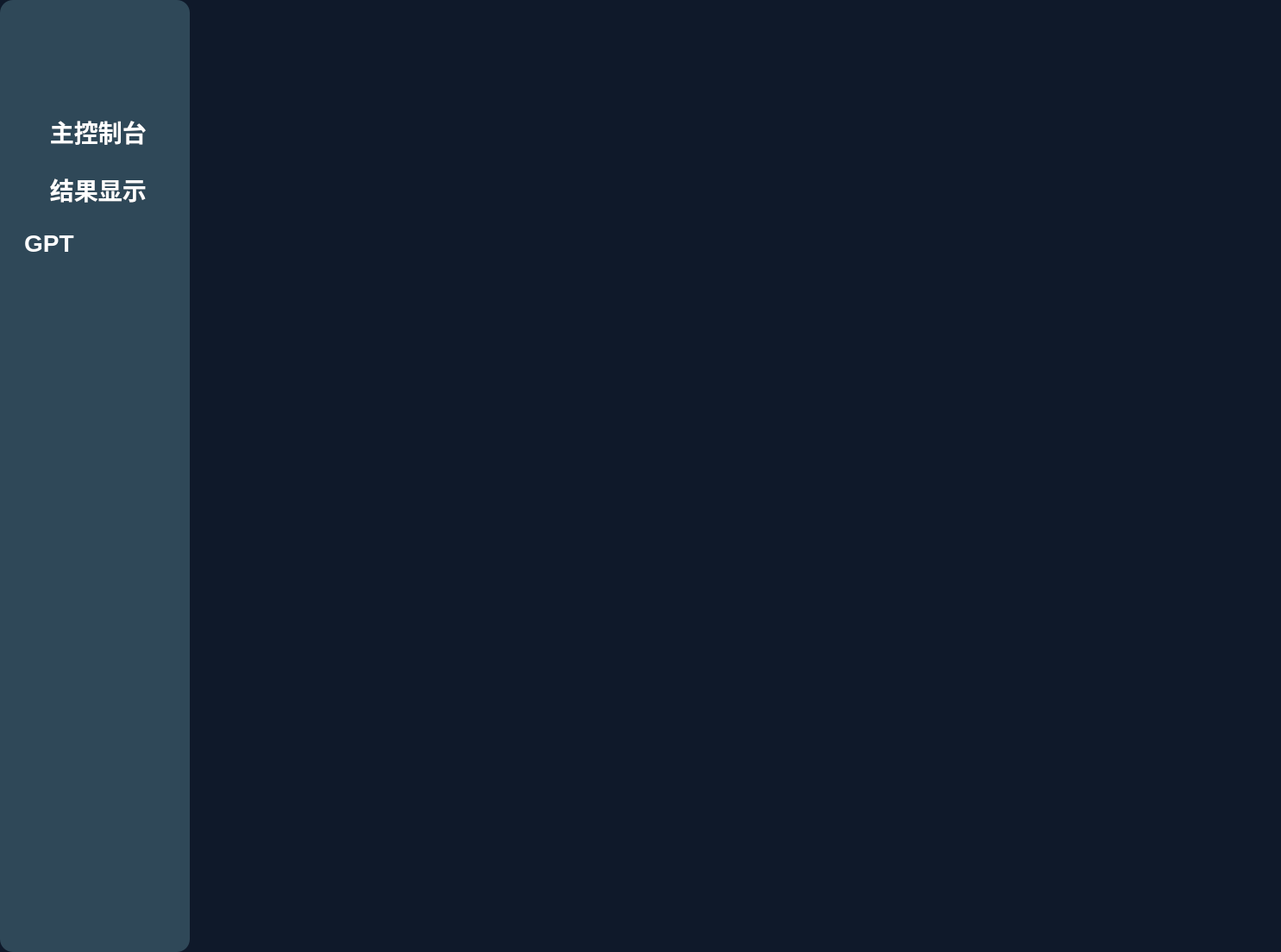
<?xml version="1.0" encoding="UTF-8"?>
<ui version="4.0">
 <class>ui_main</class>
 <widget class="QWidget" name="ui_main">
  <property name="geometry">
   <rect>
    <x>0</x>
    <y>0</y>
    <width>1485</width>
    <height>1104</height>
   </rect>
  </property>
  <property name="windowTitle">
   <string>Form</string>
  </property>
  <property name="styleSheet">
   <string notr="true">Qwidget{
  background:#0F192A;
  border-radius: 15px;  /* 设置圆角 */
}

#ui_main{
  background-color: #0F192A
}

QPushButton {
    background-color: transparent;  /* 按钮背景为较深的蓝色 */
	background: none;
	padding: 2px 5px;
	margin:0;
    color: white;  /* 按钮文字颜色为白色 */
    border: none;  /* 设置细白色边框，并带有一定透明度 */
    border-radius: 12px;  /* 圆角按钮 */
    padding: 10px 20px;  /* 设置按钮内边距，增加按钮的大小 */
    font-size: 16px;  /* 设置字体大小 */
    font-weight: bold;  /* 设置字体加粗 */
    transition: background-color 0.3s ease, transform 0.1s ease;  /* 按钮过渡效果 */
    font-family: &quot;宋体&quot;; 
    font-size: 28px;    /* 可以根据需要调整大小 */
    color: #fff;       /* 设置字体颜色为白色 */
    font-weight: bold;  /* 设置加粗 */
}

QPushButton:hover {
    background-color: #4A90E2;  /* 鼠标悬停时，按钮背景色变为亮蓝色 */
    transform: scale(1.05);  /* 悬停时按钮稍微放大 */
}

QPushButton:pressed {
    background-color: #2A3B4E;  /* 按钮被按下时背景色变为稍暗的蓝色 */
    transform: scale(0.95);  /* 按钮按下时稍微缩小 */
}


</string>
  </property>
  <layout class="QHBoxLayout" name="horizontalLayout_2">
   <property name="spacing">
    <number>0</number>
   </property>
   <property name="leftMargin">
    <number>0</number>
   </property>
   <property name="topMargin">
    <number>0</number>
   </property>
   <property name="rightMargin">
    <number>0</number>
   </property>
   <property name="bottomMargin">
    <number>0</number>
   </property>
   <item>
    <widget class="QWidget" name="centralwidget" native="true">
     <layout class="QHBoxLayout" name="horizontalLayout">
      <property name="spacing">
       <number>0</number>
      </property>
      <property name="leftMargin">
       <number>0</number>
      </property>
      <property name="topMargin">
       <number>0</number>
      </property>
      <property name="rightMargin">
       <number>0</number>
      </property>
      <property name="bottomMargin">
       <number>0</number>
      </property>
      <item>
       <widget class="QWidget" name="left_menu_cont_frame" native="true">
        <property name="sizePolicy">
         <sizepolicy hsizetype="Fixed" vsizetype="Fixed">
          <horstretch>0</horstretch>
          <verstretch>0</verstretch>
         </sizepolicy>
        </property>
        <property name="minimumSize">
         <size>
          <width>0</width>
          <height>0</height>
         </size>
        </property>
        <property name="maximumSize">
         <size>
          <width>220</width>
          <height>1505</height>
         </size>
        </property>
        <property name="styleSheet">
         <string notr="true">#left_menu_cont_frame{
  background:#2f4858;
  border-radius: 15px;  /* 设置圆角 */
}</string>
        </property>
        <layout class="QVBoxLayout" name="leftMenuContainer_2">
         <property name="spacing">
          <number>0</number>
         </property>
         <property name="leftMargin">
          <number>0</number>
         </property>
         <property name="topMargin">
          <number>0</number>
         </property>
         <property name="rightMargin">
          <number>0</number>
         </property>
         <property name="bottomMargin">
          <number>0</number>
         </property>
         <item alignment="Qt::AlignLeft|Qt::AlignTop">
          <widget class="QWidget" name="widget" native="true">
           <property name="sizePolicy">
            <sizepolicy hsizetype="Preferred" vsizetype="Preferred">
             <horstretch>0</horstretch>
             <verstretch>0</verstretch>
            </sizepolicy>
           </property>
           <property name="minimumSize">
            <size>
             <width>0</width>
             <height>80</height>
            </size>
           </property>
           <layout class="QVBoxLayout" name="verticalLayout_4">
            <property name="spacing">
             <number>0</number>
            </property>
            <property name="leftMargin">
             <number>0</number>
            </property>
            <property name="topMargin">
             <number>0</number>
            </property>
            <property name="rightMargin">
             <number>0</number>
            </property>
            <property name="bottomMargin">
             <number>0</number>
            </property>
            <item>
             <widget class="QPushButton" name="open_close_side_bar_btn">
              <property name="sizePolicy">
               <sizepolicy hsizetype="Preferred" vsizetype="Preferred">
                <horstretch>0</horstretch>
                <verstretch>0</verstretch>
               </sizepolicy>
              </property>
              <property name="minimumSize">
               <size>
                <width>0</width>
                <height>0</height>
               </size>
              </property>
              <property name="text">
               <string/>
              </property>
              <property name="icon">
               <iconset resource="../../2024-2025电创/代码/目前进度/icons/gpt.qrc">
                <normaloff>:/GPT/account_circle_24dp_FFFFFF_FILL0_wght400_GRAD0_opsz24.svg</normaloff>:/GPT/account_circle_24dp_FFFFFF_FILL0_wght400_GRAD0_opsz24.svg</iconset>
              </property>
              <property name="iconSize">
               <size>
                <width>48</width>
                <height>48</height>
               </size>
              </property>
             </widget>
            </item>
            <item>
             <spacer name="verticalSpacer_2">
              <property name="orientation">
               <enum>Qt::Vertical</enum>
              </property>
              <property name="sizeHint" stdset="0">
               <size>
                <width>20</width>
                <height>70</height>
               </size>
              </property>
             </spacer>
            </item>
           </layout>
          </widget>
         </item>
         <item alignment="Qt::AlignLeft">
          <widget class="QWidget" name="widget_3" native="true">
           <property name="minimumSize">
            <size>
             <width>220</width>
             <height>300</height>
            </size>
           </property>
           <layout class="QVBoxLayout" name="verticalLayout_3">
            <property name="spacing">
             <number>5</number>
            </property>
            <property name="leftMargin">
             <number>0</number>
            </property>
            <property name="topMargin">
             <number>0</number>
            </property>
            <property name="rightMargin">
             <number>0</number>
            </property>
            <property name="bottomMargin">
             <number>0</number>
            </property>
            <item>
             <widget class="QPushButton" name="pushButton_page1">
              <property name="text">
               <string> 主控制台</string>
              </property>
              <property name="icon">
               <iconset resource="../../2024-2025电创/代码/目前进度/icons/gpt.qrc">
                <normaloff>:/GPT/home_24dp_FFFFFF.svg</normaloff>:/GPT/home_24dp_FFFFFF.svg</iconset>
              </property>
              <property name="iconSize">
               <size>
                <width>48</width>
                <height>48</height>
               </size>
              </property>
              <property name="checkable">
               <bool>true</bool>
              </property>
              <property name="checked">
               <bool>true</bool>
              </property>
              <property name="autoRepeat">
               <bool>false</bool>
              </property>
              <property name="autoExclusive">
               <bool>true</bool>
              </property>
              <property name="default">
               <bool>true</bool>
              </property>
              <property name="flat">
               <bool>true</bool>
              </property>
             </widget>
            </item>
            <item>
             <widget class="QPushButton" name="pushButton_page2">
              <property name="text">
               <string> 结果显示</string>
              </property>
              <property name="icon">
               <iconset resource="../../2024-2025电创/代码/目前进度/icons/gpt.qrc">
                <normaloff>:/GPT/explore_24dp_FFFFFF.svg</normaloff>:/GPT/explore_24dp_FFFFFF.svg</iconset>
              </property>
              <property name="iconSize">
               <size>
                <width>48</width>
                <height>48</height>
               </size>
              </property>
             </widget>
            </item>
            <item alignment="Qt::AlignLeft">
             <widget class="QPushButton" name="pushButton">
              <property name="text">
               <string> GPT</string>
              </property>
              <property name="icon">
               <iconset resource="../../2024-2025电创/代码/目前进度/icons/gpt.qrc">
                <normaloff>:/GPT/question_answer_24dp_FFFFFF.svg</normaloff>:/GPT/question_answer_24dp_FFFFFF.svg</iconset>
              </property>
              <property name="iconSize">
               <size>
                <width>48</width>
                <height>48</height>
               </size>
              </property>
             </widget>
            </item>
            <item>
             <spacer name="verticalSpacer">
              <property name="orientation">
               <enum>Qt::Vertical</enum>
              </property>
              <property name="sizeHint" stdset="0">
               <size>
                <width>20</width>
                <height>700</height>
               </size>
              </property>
             </spacer>
            </item>
           </layout>
          </widget>
         </item>
        </layout>
       </widget>
      </item>
      <item>
       <widget class="QWidget" name="mainBodyContainer" native="true">
        <property name="sizePolicy">
         <sizepolicy hsizetype="Preferred" vsizetype="Preferred">
          <horstretch>0</horstretch>
          <verstretch>0</verstretch>
         </sizepolicy>
        </property>
        <property name="minimumSize">
         <size>
          <width>500</width>
          <height>400</height>
         </size>
        </property>
       </widget>
      </item>
     </layout>
    </widget>
   </item>
  </layout>
 </widget>
 <resources>
  <include location="../../2024-2025电创/代码/目前进度/icons/gpt.qrc"/>
 </resources>
 <connections/>
</ui>
